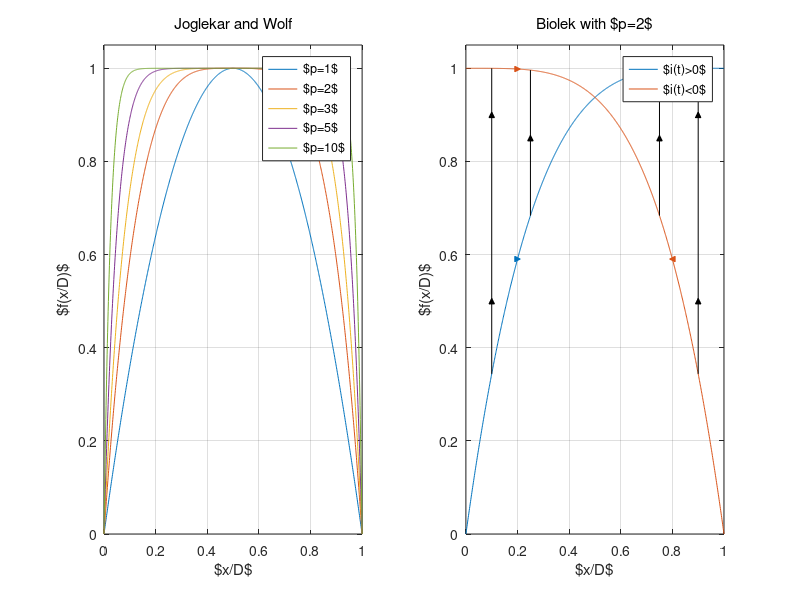
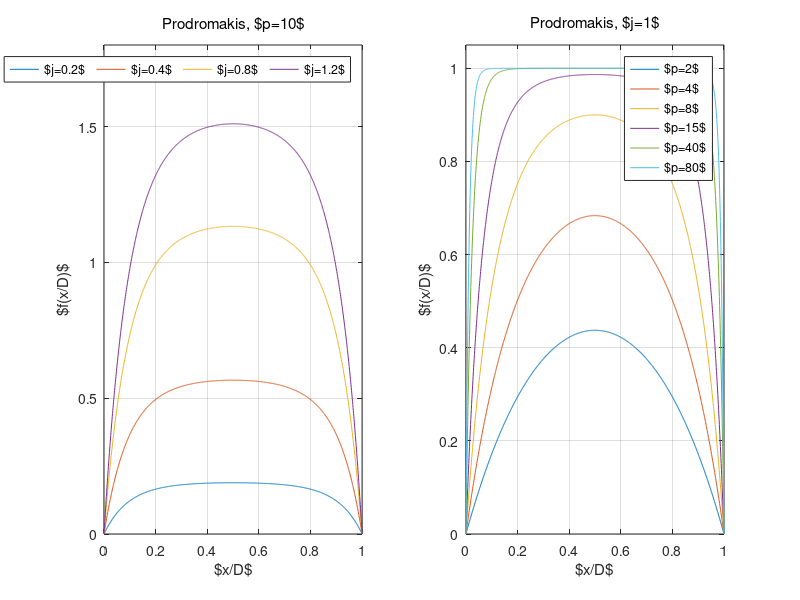

Here is the MATLAB script that generated these plots, in order:
clc;clear
%% Joglekar and Wolf

x=0:0.001:1;
p=[1,2,3,5,10];
for i=1:length(p)
    y(i,:)=1-(((2.*x)-1).^(2.*p(i)));
end

figure(1);clf; subplot(1,2,1)
plot(x,y)
legend('$p=1$', '$p=2$', '$p=3$', '$p=5$', '$p=10$', 'location', 'best');
box on; grid on;
ylim([0,1.05])
ylabel('$f(x/D)$');
xlabel('$x/D$')
title('Joglekar and Wolf', 'fontWeight', 'normal')

% Biolek
p=2;
subplot(1,2,2); hold on
plot(x, 1-(((1.*x)-1).^(2.*p)))
plot(x, 1-(((1.*x)).^(2.*p)))

plot([0.2], 1-(((1.*[0.2]-1)).^(2.*p)), '>', 'MarkerSize', 4, 'color', [0 0.4470 0.7410], 'MarkerFaceColor', [0 0.4470 0.7410])
plot([0.8], 1-(((1.*[0.8]-1)).^(2.*p)), '<', 'MarkerSize', 4, 'color', [0 0.4470 0.7410], 'MarkerFaceColor', [0 0.4470 0.7410])

plot([0.2], 1-(((1.*[.2])).^(2.*p)), '>', 'MarkerSize', 4, 'color', [ 0.8500 0.3250 0.0980], 'MarkerFaceColor', [ 0.8500 0.3250 0.0980])
plot([0.8], 1-(((1.*[0.8])).^(2.*p)), '<', 'MarkerSize', 4, 'color', [ 0.8500 0.3250 0.0980], 'MarkerFaceColor', [ 0.8500 0.3250 0.0980])


plot([0.1,0.1], [1-(((1.*0.1)-1).^(2.*p)), 1-(((1.*0.1)).^(2.*p))], 'color', 'black')
plot([0.9,0.9], [1-(((1.*0.9)-1).^(2.*p)), 1-(((1.*0.9)).^(2.*p))], 'color', 'black')
plot([0.1, 0.1], [0.5, 0.9], '^', 'MarkerSize', 4, 'color', 'black', 'MarkerFaceColor', 'black')
plot([0.9, 0.9], [0.5, 0.9], '^', 'MarkerSize', 4, 'color', 'black', 'MarkerFaceColor', 'black' )

plot([0.25,0.25], [1-(((1.*0.25)-1).^(2.*p)), 1-(((1.*0.25)).^(2.*p))], 'color', 'black')
plot([0.75,0.75], [1-(((1.*0.75)-1).^(2.*p)), 1-(((1.*0.75)).^(2.*p))], 'color', 'black')
plot([0.25], [0.85], '^', 'MarkerSize', 4, 'color', 'black', 'MarkerFaceColor', 'black')
plot([0.75], [0.85], '^', 'MarkerSize', 4, 'color', 'black', 'MarkerFaceColor', 'black' )

hold off; box on; grid on;
ylim([0,1.05])
ylabel('$f(x/D)$');
xlabel('$x/D$')
title('Biolek with $p=2$', 'fontWeight', 'normal')
legend('$i(t)>0$', '$i(t)<0$')

%% Prodromakis
jay = [0.2, 0.6, 1.2, 1.6];
p = [2,4,8,15,40,80]

figure(2); subplot(1,2,1);

for i=1:length(jay)
    p1(i,:)=jay(i).*((1-(((x-0.5).^2)+0.75).^10));
end

plot(x, p1)
hold off; box on; grid on;
ylabel('$f(x/D)$');
xlabel('$x/D$')
title('Prodromakis, $p=10$', 'fontWeight', 'normal')
legend('$j=0.2$', '$j=0.4$', '$j=0.8$', '$j=1.2$', '$j=1.6$', 'orientation', 'horizontal', 'location', 'best');
ylim([0,1.8])


figure(2); subplot(1,2,2);

for i=1:length(p)
    p1(i,:)=1.*((1-(((x-0.5).^2)+0.75).^p(i)));
end

plot(x, p1)
hold off; box on; grid on;
ylabel('$f(x/D)$');
xlabel('$x/D$')
title('Prodromakis, $j=1$', 'fontWeight', 'normal')
legend('$p=2$', '$p=4$', '$p=8$', '$p=15$', '$p=40$', '$p=80$', 'location', 'best');
ylim([0,1.05])

